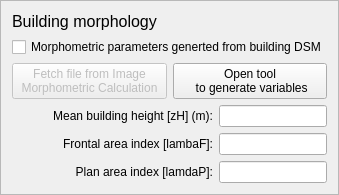
    <widget class="QFrame" name="frame">
     <property name="frameShape">
      <enum>QFrame::StyledPanel</enum>
     </property>
     <property name="frameShadow">
      <enum>QFrame::Raised</enum>
     </property>
     <layout class="QGridLayout" name="gridLayout_6">
      <item row="2" column="1">
       <layout class="QHBoxLayout" name="horizontalLayout_3">
        <item>
         <widget class="QPushButton" name="pushButtonImport_IMPB">
          <property name="enabled">
           <bool>false</bool>
          </property>
          <property name="toolTip">
           <string>If an already generated text file is used, the isotropic file should be used (see Image Morphometric Calculator (Point)).</string>
          </property>
          <property name="text">
           <string>Fetch file from Image 
Morphometric Calculation</string>
          </property>
         </widget>
        </item>
        <item>
         <widget class="QPushButton" name="pushButtonIMPcalcBuild">
          <property name="enabled">
           <bool>true</bool>
          </property>
          <property name="text">
           <string>Open tool
 to generate variables</string>
          </property>
         </widget>
        </item>
       </layout>
      </item>
      <item row="0" column="1">
       <widget class="QLabel" name="label_12">
        <property name="text">
         <string>&lt;!DOCTYPE HTML PUBLIC &quot;-//W3C//DTD HTML 4.0//EN&quot; &quot;http://www.w3.org/TR/REC-html40/strict.dtd&quot;&gt;
&lt;html&gt;&lt;head&gt;&lt;meta name=&quot;qrichtext&quot; content=&quot;1&quot; /&gt;&lt;style type=&quot;text/css&quot;&gt;
p, li { white-space: pre-wrap; }
&lt;/style&gt;&lt;/head&gt;&lt;body style=&quot; font-family:'MS Shell Dlg 2'; font-size:8pt; font-weight:400; font-style:normal;&quot;&gt;
&lt;p style=&quot; margin-top:0px; margin-bottom:0px; margin-left:0px; margin-right:0px; -qt-block-indent:0; text-indent:0px;&quot;&gt;&lt;span style=&quot; font-size:12pt;&quot;&gt;Building morphology&lt;/span&gt;&lt;/p&gt;&lt;/body&gt;&lt;/html&gt;</string>
        </property>
       </widget>
      </item>
      <item row="1" column="1">
       <widget class="QCheckBox" name="checkBox_manualmorph">
        <property name="font">
         <font>
          <strikeout>false</strikeout>
          <stylestrategy>PreferDefault</stylestrategy>
          <kerning>true</kerning>
         </font>
        </property>
        <property name="text">
         <string>Morphometric parameters generted from building DSM</string>
        </property>
       </widget>
      </item>
      <item row="3" column="1">
       <layout class="QGridLayout" name="gridLayout_2">
        <item row="2" column="1">
         <widget class="QLabel" name="label_19">
          <property name="text">
           <string>Plan area index [lamdaP]:</string>
          </property>
          <property name="alignment">
           <set>Qt::AlignRight|Qt::AlignTrailing|Qt::AlignVCenter</set>
          </property>
          <property name="buddy">
           <cstring></cstring>
          </property>
         </widget>
        </item>
        <item row="1" column="1">
         <widget class="QLabel" name="label_2">
          <property name="text">
           <string>Frontal area index [lambaF]:</string>
          </property>
          <property name="alignment">
           <set>Qt::AlignRight|Qt::AlignTrailing|Qt::AlignVCenter</set>
          </property>
          <property name="buddy">
           <cstring></cstring>
          </property>
         </widget>
        </item>
        <item row="2" column="3">
         <widget class="QLineEdit" name="lineEdit_paiBuild">
          <property name="alignment">
           <set>Qt::AlignCenter</set>
          </property>
         </widget>
        </item>
        <item row="0" column="1">
         <widget class="QLabel" name="label">
          <property name="text">
           <string>Mean building height [zH] (m):</string>
          </property>
          <property name="alignment">
           <set>Qt::AlignRight|Qt::AlignTrailing|Qt::AlignVCenter</set>
          </property>
          <property name="buddy">
           <cstring></cstring>
          </property>
         </widget>
        </item>
        <item row="1" column="0">
         <spacer name="horizontalSpacer_3">
          <property name="orientation">
           <enum>Qt::Horizontal</enum>
          </property>
          <property name="sizeHint" stdset="0">
           <size>
            <width>40</width>
            <height>20</height>
           </size>
          </property>
         </spacer>
        </item>
        <item row="1" column="3">
         <widget class="QLineEdit" name="lineEdit_faiBuild">
          <property name="alignment">
           <set>Qt::AlignCenter</set>
          </property>
         </widget>
        </item>
        <item row="0" column="3">
         <widget class="QLineEdit" name="lineEdit_zHBuild">
          <property name="alignment">
           <set>Qt::AlignCenter</set>
          </property>
         </widget>
        </item>
       </layout>
      </item>
     </layout>
    </widget>
